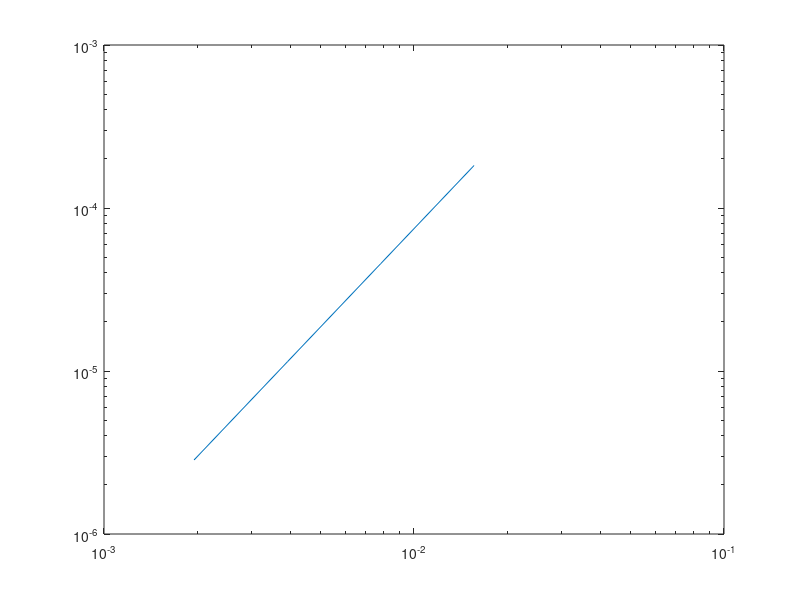

This figure's MATLAB source:
clear all
clc
h_results = [];
error_results = [];
A = [1/64 1/128 1/256 1/512];
for h = A

x = (h:h:(1-h))';   % interior pts

m = length(x);

e = ones(1, m)';
Dxx = spdiags([e -2*e e], [-1 0 1], m, m);

%full(Dxx)

Dxx = Dxx/h^2;

% RHS function
f = (-1-pi^2)*sin(pi*x);

% exact soln for comparing/plotting
u_exact = sin(pi*x);

% solve Dxx*U = F for U
u_approx = (Dxx-eye(m)) \ f;

h_results = [h_results h];
error_results = [error_results norm(u_approx - u_exact, inf)];
end
loglog(h_results,error_results)
